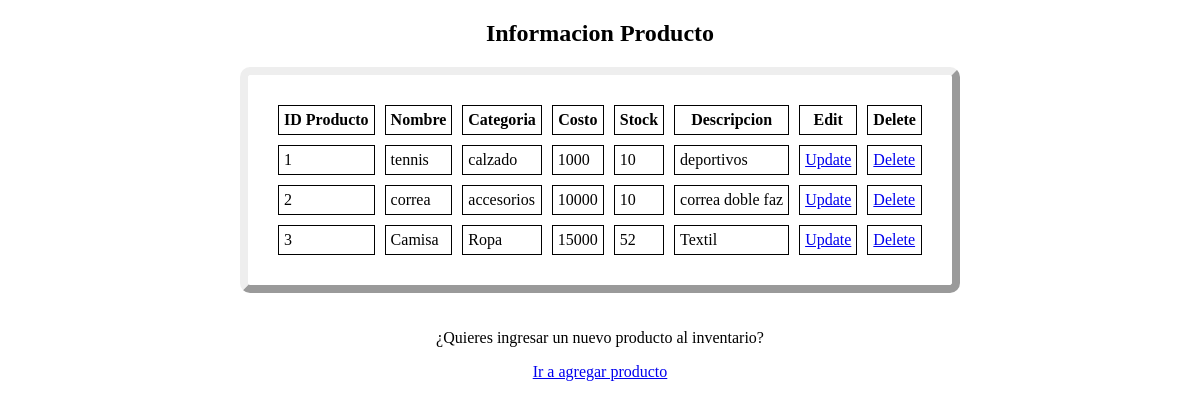
The page /mostrar_productos/ on the database as committed earlier.
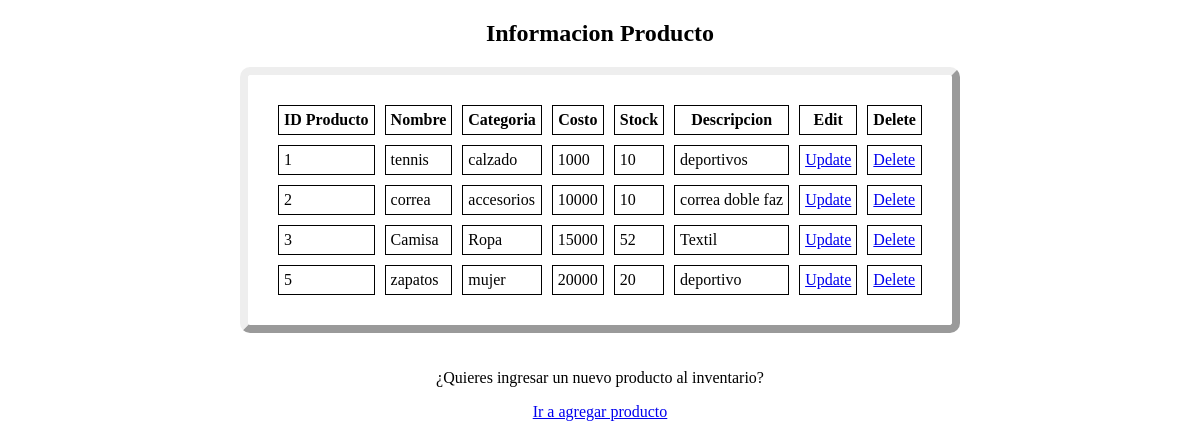
The same page on the database as committed later.
### inventario/models.py (models this page shows)
class Productos(models.Model):
    name = models.CharField(max_length=30)
    category = models.CharField(max_length=30)
    cost = models.IntegerField(default = 0)
    cantidad_stock = models.IntegerField(default = 0)
    description = models.TextField()

### inventario/views.py (the view)
# urls.py: path('mostrar_productos/', mostrar_productos, name = 'show-prods'),
def mostrar_productos(request):
    productos  = Productos.objects.all()
    return render(request,'show_products.html',{'productos':productos})

### inventario/templates/show_products.html (shortened to what this page needs)
<!DOCTYPE html>
<html>
    <head>
    </head>
    <body>
        <h2 style="text-align:center">Informacion Producto</h2>
        <table align="center" style="margin: 0px auto;">
            <thead>
                <tr>
                    <th>ID Producto</th>
                    <th>Nombre</th>
                    <th>Categoria</th>
                    <th>Costo</th>
                    <th>Stock</th>
                    <th>Descripcion</th>
                    <th>Edit</th>
                    <th>Delete</th>
                </tr>
            </thead>
            <tbody>
                {% for producto in productos %}
                <tr>
                    <td>{{producto.id}}</td>
                    <td>{{producto.name}}</td>
                    <td>{{producto.category}}</td>
                    <td>{{producto.cost}}</td>
                    <td>{{producto.cantidad_stock}}</td>
                    <td>{{producto.description}}</td>
                    <td><a href="/editar_producto/{{producto.pk}}">Update</a></td>
                    <td><a href="/eliminar_producto/{{producto.pk}}">Delete</a></td>
                </tr>
                {% endfor %}
            </tbody>
        </table>
        <br><br>
        <div class="alert alert-danger" role="alert">
            <center>¿Quieres ingresar un nuevo producto al inventario?</center>
        </div>
        <center><p><a href="{% url 'add-prods' %}">Ir a agregar producto</a></p> </center>
    </body>
</html>

Rows that differ between the two databases and show on the page:
added Productos: id "5", name "zapatos", category "mujer", cost "20000", cantidad_stock "20", description "deportivo"
